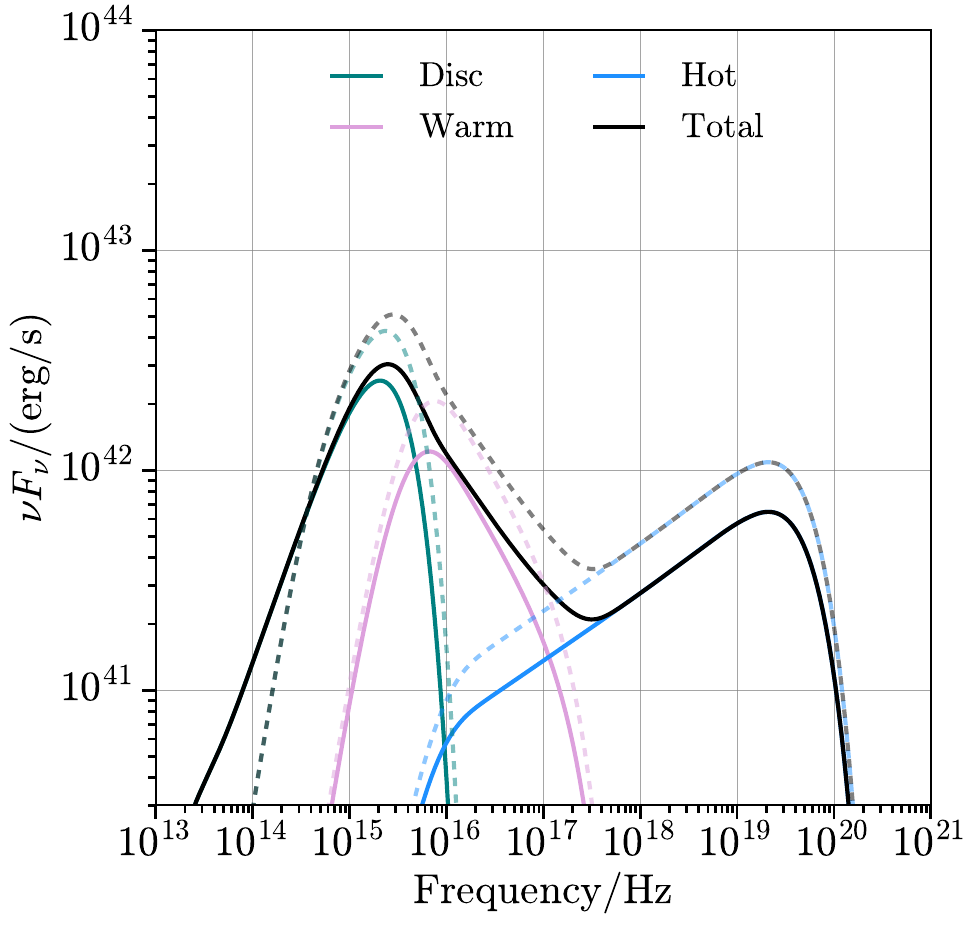

The Python source for this figure:
# %%
# Importing packages
import numpy as np
import matplotlib.pyplot as plt

# adding relagn to pythonpath
import os
import sys

mdir = os.path.abspath('.')
mdir = mdir.replace('/examples', '/src/python_version')
sys.path.append(mdir)

from relagn import relagn
import radii, plot_utilities, time, astropy.units as units

# Simulation-specific properties, update as required. #
hubble = 0.7
viscosity = 0.1
m_sun_cgs = 1.99e33 * units.g  # Solar mass in cgs, see Table 1

# Get properties from the relativistic_accretion_logs files. For example, for a random accretion event we have #
rotation = 'co-rotation'
spin_parameter = 5.60032948001510155756e-01  # Dimensionless
BH_Mass = 8.93032240454057365218e-04  # In 1e10 Msun / h.
BH_Mdot = 3.12010333482085414070e-04  # In 1e10 Msun / 9.8e8 yr.
Edd_Mdot = 3.12010333482085448764e-02  # In 1e10 Msun / 9.8e8 yr.

# Convert the above properties from GADGET units to astrophysical and to dimensionless units. #
bh_mass_astro = BH_Mass * 1e10 / hubble  # In Msun.
bh_mass_cgs = bh_mass_astro * m_sun_cgs  # In g.
bh_mass_dmsnless = bh_mass_astro / 3  # Dimensionless black hole mass.

bh_mdot_astro = BH_Mdot * 1e10 / 9.8e8  # In Msun / yr.
bh_mdot_cgs = bh_mdot_astro * m_sun_cgs / (units.yr.to('s') * units.s)  # In g /  s
bh_mdot_dmsnless = bh_mdot_cgs / (1e17 * units.g / units.s)  # Dimensionless black hole accretion rate.

# Create an accretion disc for the BH-AD properties defined above. #
radii.accretion_disc_extent(viscosity, bh_mass_dmsnless, bh_mdot_dmsnless, spin_parameter, rotation)
r_out = radii.r_outermost(bh_mass_cgs) / radii.r_grav(bh_mass_cgs)  # Outermost disc radius in units of r_grav.

# Generate the figure. #
figure, axis = plt.subplots(1, figsize=(10, 10))
plot_utilities.set_axis(axis=axis, x_lim=[1e13, 1e21], y_lim=[3e40, 1e44], x_scale='log', y_scale='log',
                        x_label=r'$\mathrm{Frequency / Hz}$', y_label=r'$\nu F_{\nu} / \mathrm{(erg/s)}$',
                        which='major', size=30)

# Calculate the SED for the updated and the original (method='NT') version of RELAGN.
sagn = relagn(viscosity, rotation, bh_mass_dmsnless, bh_mdot_dmsnless, M=bh_mass_astro, log_rout=np.log10(r_out.value),
              log_mdot=np.log10(BH_Mdot / Edd_Mdot), a=spin_parameter)

nu = sagn.nu_obs  # Frequency grid.
axis.plot(nu, nu * sagn.get_DiscComponent(rel=True), color='teal', lw=3, label='$\mathrm{Disc}$')
axis.loglog(nu, nu * sagn.get_WarmComponent(rel=True), color='plum', lw=3, label='$\mathrm{Warm}$')
axis.loglog(nu, nu * sagn.get_HotComponent(rel=True), color='dodgerblue', lw=3, label='$\mathrm{Hot}$')
axis.loglog(nu, nu * sagn.get_totSED(rel=True), color='k', lw=3, label='$\mathrm{Total}$')

# When using the original RELAGN remove log_rout=np.log10(r_out.value) to truncate the disc at r_sg and set method='NT'.
sagn = relagn(viscosity, rotation, bh_mass_dmsnless, bh_mdot_dmsnless, M=bh_mass_astro, method='NT',
              log_mdot=np.log10(BH_Mdot / Edd_Mdot), a=spin_parameter)

nu = sagn.nu_obs  # Frequency grid.
axis.plot(nu, nu * sagn.get_DiscComponent(rel=True), color='teal', alpha=0.5, ls='dashed', lw=3)
axis.loglog(nu, nu * sagn.get_WarmComponent(rel=True), color='plum', alpha=0.5, ls='dashed', lw=3)
axis.loglog(nu, nu * sagn.get_HotComponent(rel=True), color='dodgerblue', alpha=0.5, ls='dashed', lw=3)
axis.loglog(nu, nu * sagn.get_totSED(rel=True), color='k', alpha=0.5, ls='dashed', lw=3)

# Customise tick labels. #
start, stop = np.ceil(np.log10(axis.get_ylim()[0])), np.floor(np.log10(axis.get_ylim()[1]))
axis.set_yticks(ticks=np.logspace(start=start, stop=stop, num=int(np.ceil(stop - start)) + 1))
axis.set_yticklabels(labels=['$10^{%.3s}$' % name for name in np.log10(axis.get_yticks()).astype(int)])
start, stop = np.ceil(np.log10(axis.get_xlim()[0])), np.floor(np.log10(axis.get_xlim()[1]))
axis.set_xticks(ticks=np.logspace(start=start, stop=stop, num=int(np.ceil(stop - start)) + 1))
axis.set_xticklabels(labels=['$10^{%.2s}$' % name for name in np.log10(axis.get_xticks()).astype(int)])

# Create the legend, save and close the figure, exit the script. #
axis.legend(ncol=2, loc='upper center', fontsize=25, frameon=False)
plt.savefig('sed' + '_' + time.strftime('%d|%m|%y|%H:%M:%S') + '.pdf', bbox_inches='tight')
plt.close()
